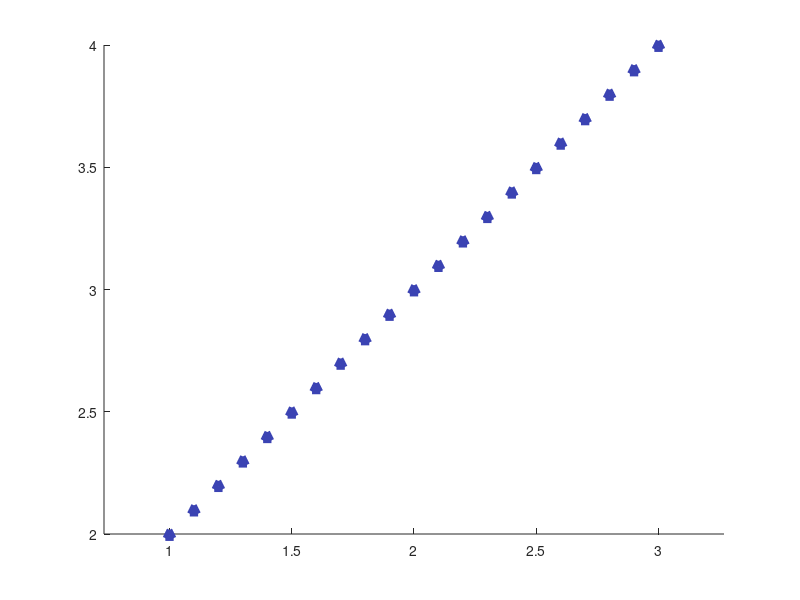

Write MATLAB code to recreate this figure. (Note: this script raises an error after producing the figure.)
% close all
% clear all
% clc 
% Guichinhthuc()
x0=0
y0=0
R=2
hold on
% rectangle('Position',[x0-R y0-R 2*R 2*R],'EdgeColor',[1,0,0],'linewidth',3)
x1=1
y1=2
x2=3
y2=4
a=x1:0.1:x2
b=y1:0.1:y2
% plot([x1 x2],[y1 y2],'<','color',[59/255 67/255 179/255],'linewidth',4);
plot(a,b,'^','color',[59/255 67/255 179/255],'linewidth',4);
axis equal


guide
